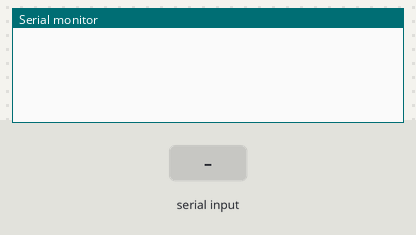
A sketch run on a simulated Arduino Uno, built with avr-gcc and run on an emulated ATmega328P. Parts: the last lines printed to the serial monitor. Inputs (shaded band) come from the test bench. The modem accepts every AT command (registered, SIM ready, sends succeed) and sends nothing else.

Above: at 1.3 s.
1.4 s: "*" received over the second serial link
At 3.5 s:
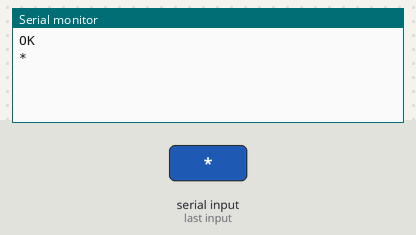
3.9 s: "1" received over the second serial link
At 6.2 s:
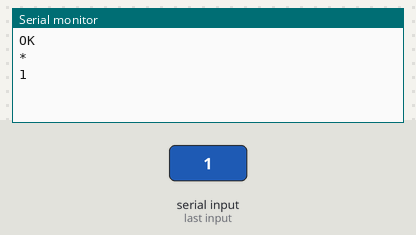

The sketch:

AI_A7_GSM_CallSMS_test_Arduino.ino
```cpp
char phone_no[]= "xxxx...";  //replace "xxxx..." with the target phone number

#include <SoftwareSerial.h>
SoftwareSerial A7Serial(10, 11); // RX, TX
void setup() {
  // put your setup code here, to run once:
  A7Serial.begin(115200);
  Serial.begin(9600);
  delay(500);

  sms();
  delay(500);
  Serial.println("Message Sent??");
  delay(500);

  Serial.println("Trying call...");
  call();
  Serial.println("Called...???");
}

void loop() {

  A7SerialEvent();
  SerialEvent();

}
void SerialEvent(){
    if(Serial.available() > 0){
    while(Serial.available() > 0){
      //A7Serial.print((char)Serial.read());
      char x = Serial.read();
      if (x == '*'){
        A7Serial.print((char)26); //the ASCII code of the ctrl+z is 26
      }
      else{
        A7Serial.print(x);
      }

    }
  }
}
void A7SerialEvent(){
    if(A7Serial.available() > 0){
//    while(A7Serial.available() > 0){
//      Serial.print((char)A7Serial.read());
//    }
      String from_A7AT = A7Serial.readString(); //read data/response from A7 module
      from_A7AT.trim();
      Serial.println( from_A7AT );  //print data/response from A7 module to arduino serial monitor
    }
}

void sms(){
    A7Serial.println("AT+CMGF=1");
      A7SerialEvent();
    delay(2000);
    A7Serial.print("AT+CMGS=\"");
      A7SerialEvent();
    A7Serial.print(phone_no);
      A7SerialEvent();
    A7Serial.write(0x22);
      A7SerialEvent();
    A7Serial.write(0x0D);  // hex equivalent of Carraige return
      A7SerialEvent();
    A7Serial.write(0x0A);  // hex equivalent of newline
      A7SerialEvent();
    delay(2000);
    A7Serial.print("GSM A7 test message!");
      A7SerialEvent();
    delay(500);
    A7Serial.println (char(26));//the ASCII code of the ctrl+z is 26 to "send SMS"
      A7SerialEvent();
//      delay(500);
//      A7Serial.flush();

}

void call(){
    A7Serial.println("AT");
        A7SerialEvent();
    delay(1000);
    A7Serial.print("ATD");
        A7SerialEvent();
    A7Serial.println(phone_no);
    //Serial.println(";");
        A7SerialEvent();
    delay(10000);
        A7SerialEvent();
    A7Serial.println("ATH");
        A7SerialEvent();

        //delay(500);
        //A7Serial.flush();
}
```

Measured:
- after the input at 1.4 s, the serial monitor: prints a new line after 1.0 s (image 1)
- after the input at 3.9 s, the serial monitor: prints a new line after 1.5 s (image 2)
